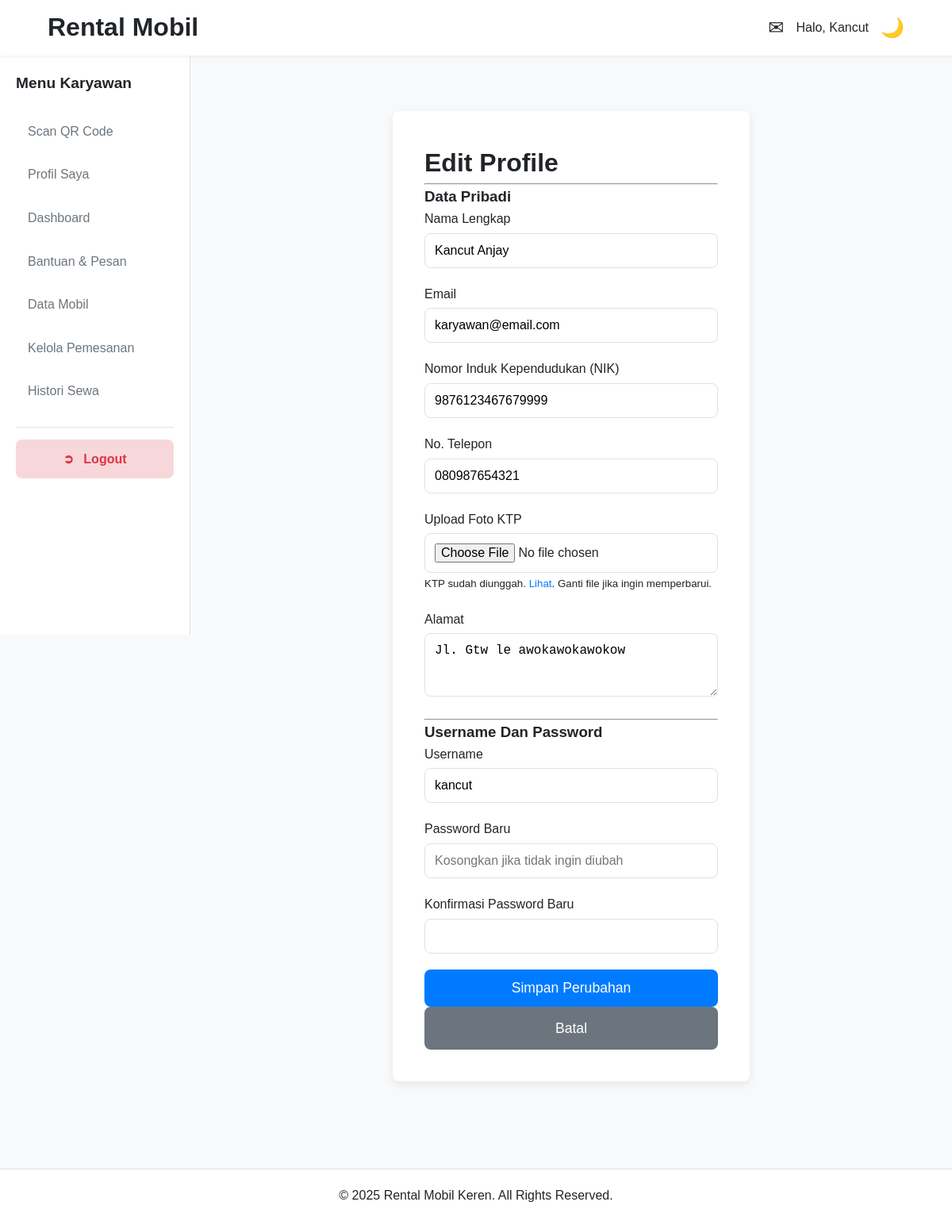
Before: /pelanggan/edit_profile.php (signed in) with the older database file.
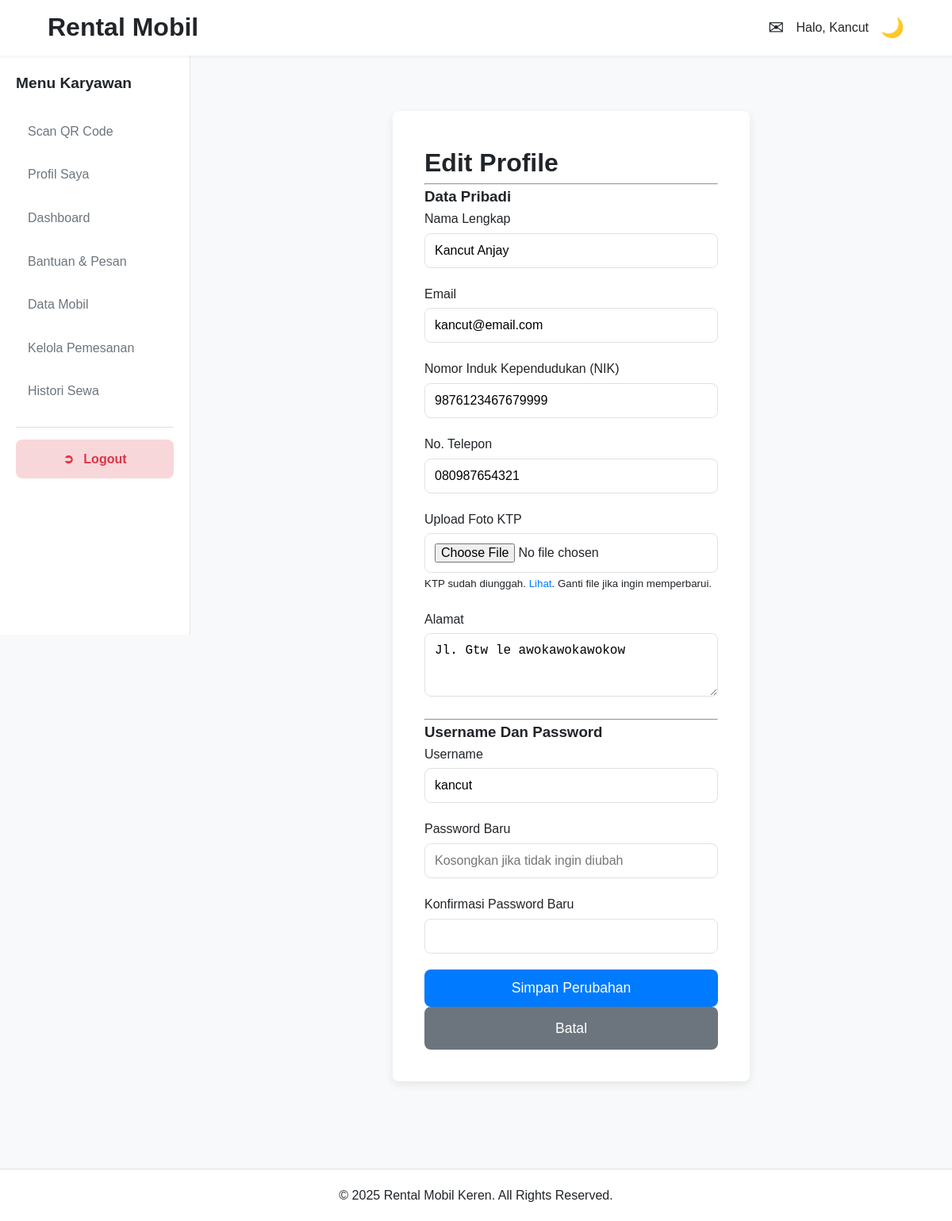
After: the same page with the newer database file.
### tables this page shows
CREATE TABLE `pengguna` (
  `id_pengguna` int(11) NOT NULL,
  `username` varchar(50) NOT NULL,
  `password` varchar(255) NOT NULL,
  `nama_lengkap` varchar(100) NOT NULL,
  `nik` varchar(16) DEFAULT NULL,
  `foto_ktp` varchar(255) DEFAULT NULL,
  `email` varchar(100) NOT NULL,
  `no_telp` varchar(15) NOT NULL,
  `alamat` text DEFAULT NULL,
  `role` enum('Admin','Karyawan','Pelanggan') NOT NULL DEFAULT 'Pelanggan',
  `created_at` timestamp NOT NULL DEFAULT current_timestamp()
);

### pelanggan/edit_profile.php (the view, shortened to what this page needs)
<?php
$id_pengguna = $_SESSION['id_pengguna'];
require_once '../includes/header.php';
try {
    $stmt = $pdo->prepare("SELECT * FROM pengguna WHERE id_pengguna = ?");
    $stmt->execute([$id_pengguna]);
    $user = $stmt->fetch();
} catch (PDOException $e) {
    die("Gagal mengambil data profil.");
}
?>
<div class="form-container">
    <div class="form-box">
        <form action="<?= BASE_URL ?>actions/pengguna/update_profile.php" method="POST" enctype="multipart/form-data">
            <h1>Edit Profile</h1>
            <hr>
            <h3>Data Pribadi</h3>
            <div class="form-grid">
                <div class="form-group">
                    <label for="nama_lengkap">Nama Lengkap</label>
                    <input type="text" id="nama_lengkap" name="nama_lengkap" value="<?= htmlspecialchars($user['nama_lengkap']) ?>" required>
                </div>
                <div class="form-grid">
                    <div class="form-group">
                        <label for="email">Email</label>
                        <input type="email" id="email" name="email" value="<?= htmlspecialchars($user['email']) ?>" required>
                    </div>
                </div>
                <div class="form-group">
                    <label for="nik">Nomor Induk Kependudukan (NIK)</label>
                    <input type="text" id="nik" name="nik" value="<?= htmlspecialchars($user['nik'] ?? '') ?>" required minlength="16" maxlength="16">
                </div>
                <div class="form-group">
                    <label for="no_telp">No. Telepon</label>
                    <input type="tel" id="no_telp" name="no_telp" value="<?= htmlspecialchars($user['no_telp'] ?? '') ?>">
                </div>
                <div class="form-group">
                    <label for="foto_ktp">Upload Foto KTP</label>
                    <input type="file" id="foto_ktp" name="foto_ktp" accept="image/jpeg, image/png">
                    <?php if (!empty($user['foto_ktp'])): ?>
                        <small>KTP sudah diunggah. <a href="<?= BASE_URL ?>assets/img/ktp/<?= $user['foto_ktp'] ?>" target="_blank">Lihat</a>. Ganti file jika ingin memperbarui.</small>
                    <?php endif; ?>
                </div>
                <div class="form-group full-width">
                    <label for="alamat">Alamat</label>
                    <textarea id="alamat" name="alamat" rows="3"><?= htmlspecialchars($user['alamat'] ?? '') ?></textarea>
                </div>
            </div>
            <hr>
            <h3>Username Dan Password</h3>
            <div class="form-group">
                <label for="username">Username</label>
                <input type="text" id="username" name="username" value="<?= htmlspecialchars($user['username']) ?>" required>
            </div>
            <div class="form-group">
                <label for="password">Password Baru</label>
                <input type="password" id="password" name="password" placeholder="Kosongkan jika tidak ingin diubah">
            </div>
            <div class="form-group">
                <label for="password_confirm">Konfirmasi Password Baru</label>
                <input type="password" id="password_confirm" name="password_confirm">
            </div>
            <button type="submit" class="btn btn-primary">Simpan Perubahan</button>
            <a href="profile.php" class="btn btn-secondary">Batal</a>
        </form>
    </div>
</div>
<?php require_once '../includes/footer.php'; ?>

Changed rows visible on the page:
changed pengguna "Kancut Anjay": email "karyawan@email.com" → "kancut@email.com"
